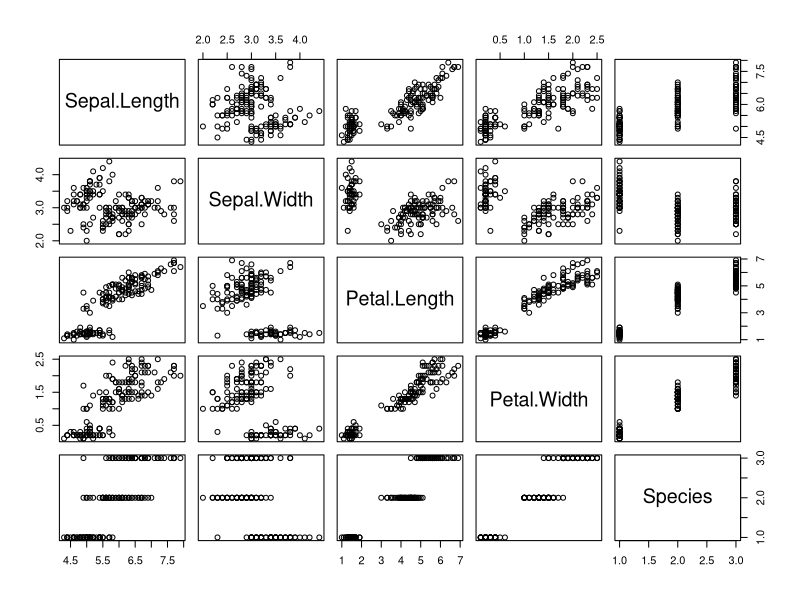
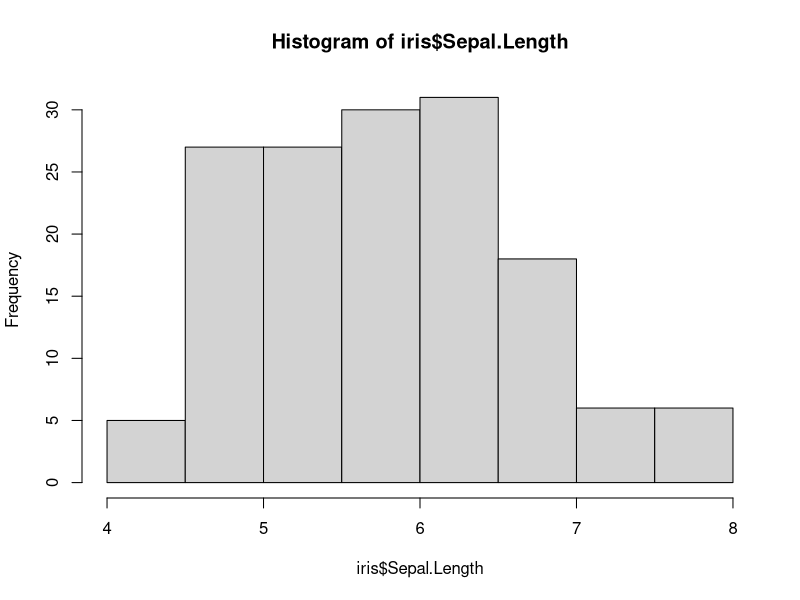
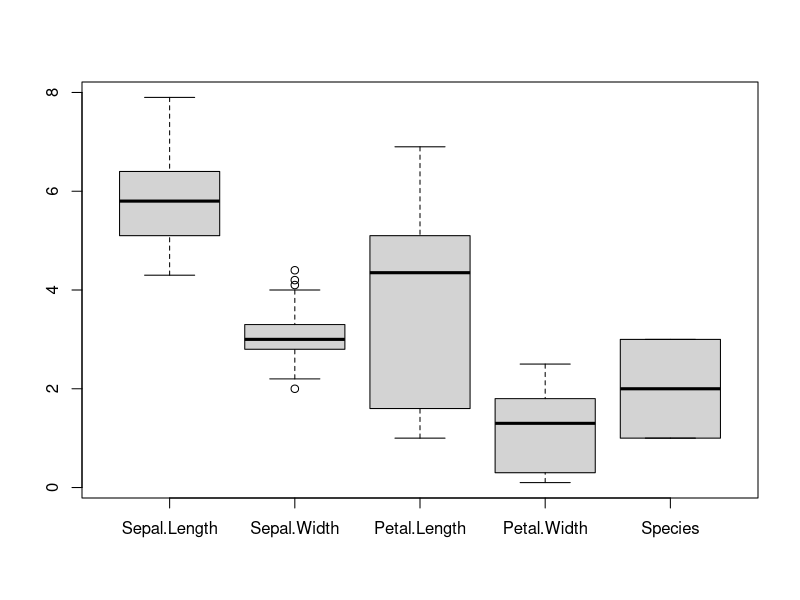
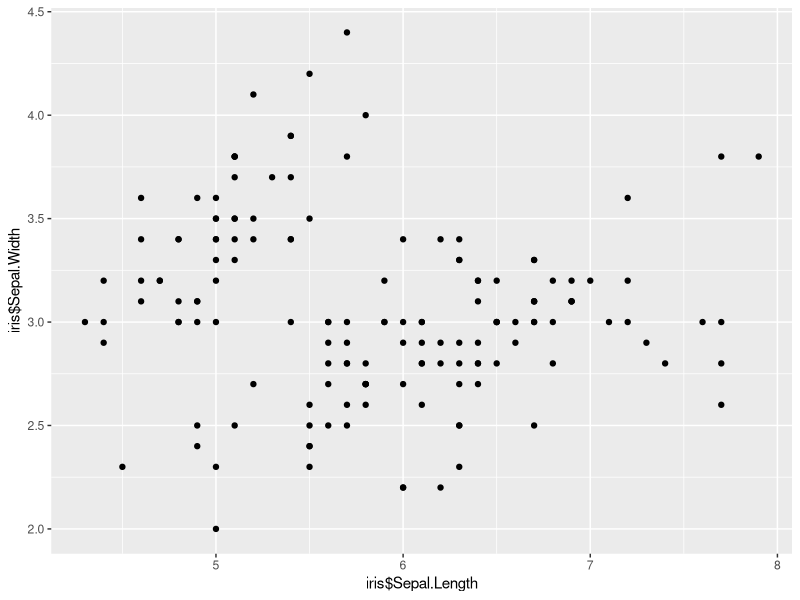
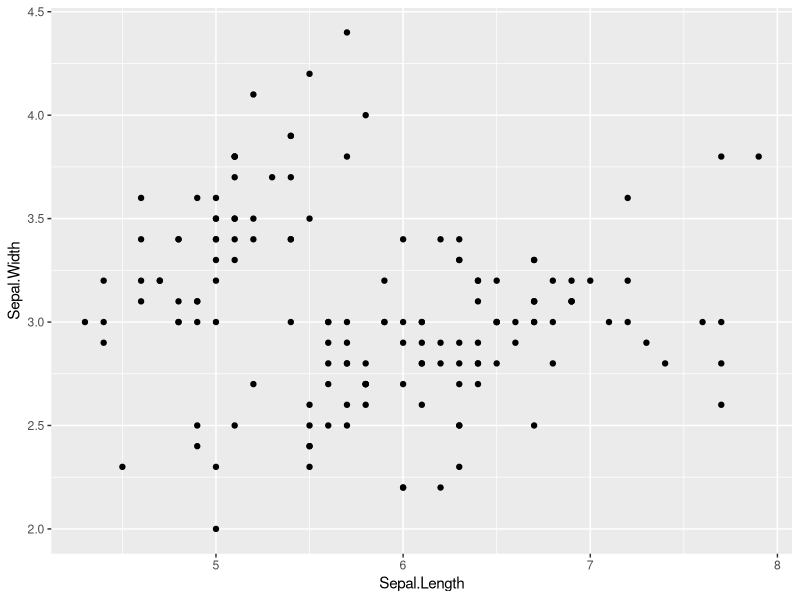
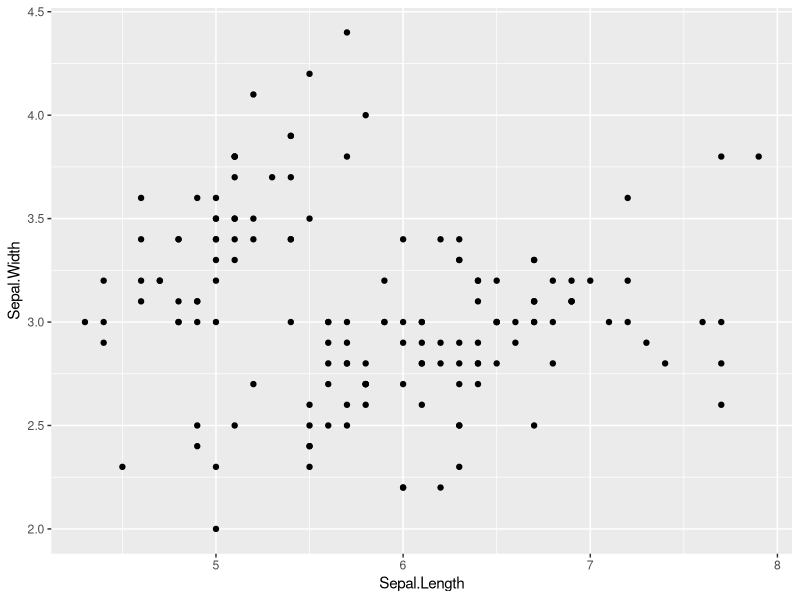
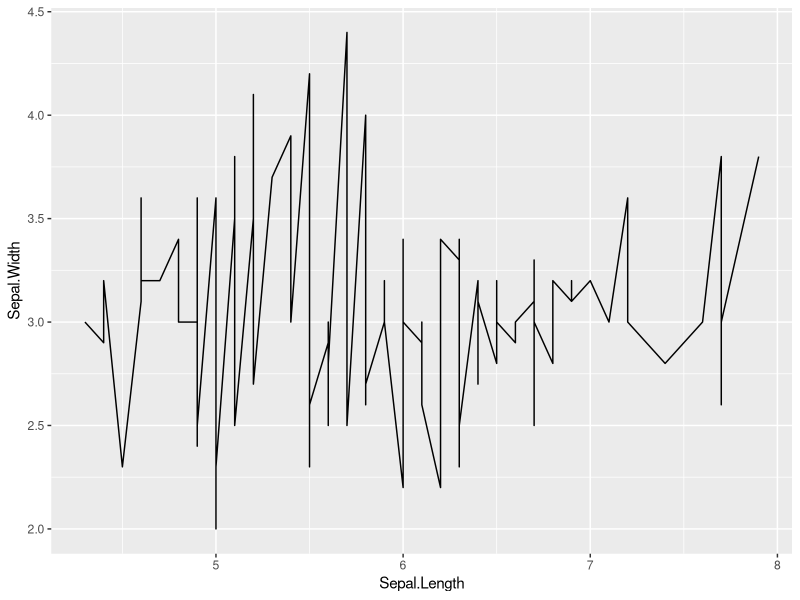
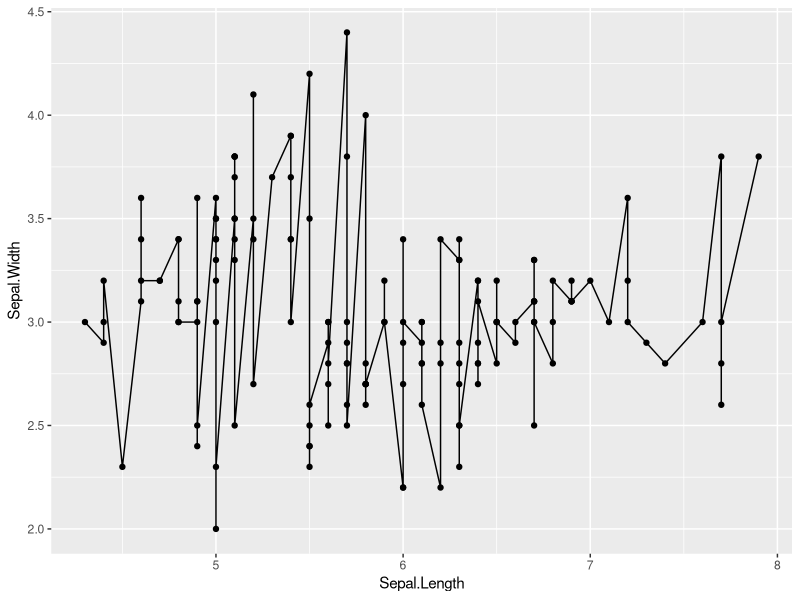

Write the R code that produced these figures, in order.
## ---- chunk 1
# Load the Iris data
data(iris)
plot(iris)
## ---- chunk 2
hist(iris$Sepal.Length)
## ---- chunk 3
boxplot(iris)
## ---- chunk 4
# Load library
library(ggplot2)
# Using the variables directly
qplot(iris$Sepal.Length,iris$Sepal.Width)
## ---- chunk 5
# Can also use a dataframe
qplot(Sepal.Length,Sepal.Width, data=iris)
## ---- chunk 6
# Points
qplot(Sepal.Length, Sepal.Width, data=iris, geom="point")
## ---- chunk 7
# line
qplot(Sepal.Length, Sepal.Width, data=iris, geom="line")
## ---- chunk 8
# Points and line
qplot(Sepal.Length, Sepal.Width, data=iris, geom=c("line","point"))
## ---- chunk 9
# Points and line
qplot(x=Species, y=Sepal.Length, data=iris, geom=c("boxplot","point"))
## ---- chunk 10
# Points and line
qplot(x=Species, y=Sepal.Length, data=iris, geom=c("boxplot","jitter"), color=Sepal.Width)
## ---- chunk 11
# Points and line
qplot(x=Sepal.Width, y=Sepal.Length, data=iris, geom=c("point","smooth"), color=Species, size=Petal.Width, method="lm")
## ---- chunk 12
# Points and line
qplot(x=Sepal.Width, y=Sepal.Length, data=iris, geom=c("point","smooth"), color=Species, size=Petal.Width, method="lm", facets=~Species)
## ---- chunk 13
# Points and line
qplot(x=Sepal.Width, y=Sepal.Length, data=iris, geom=c("point","smooth"), color=Species, size=Petal.Width, method="lm", facets= Species~.)
## ---- chunk 14
# We first load the library
library(reshape2)
# Only display the first few lines
head(iris)
## ---- chunk 15
# We first need to add a column to keep track of the flower
iris$flower_id <- rownames(iris)
# Default options
iris_melted <- melt(iris)
head(iris_melted)
# We first split that variable to get the columns we need
split_variable <- strsplit(as.character(iris_melted$variable),split="\\.")
# Create two new variables
iris_melted$flower_part <- sapply(split_variable, "[", 1)
iris_melted$measurement_type <- sapply(split_variable, "[", 2)
# Remove the one we don't need anymore
iris_melted$variable <- NULL
head(iris_melted)
## ---- chunk 16
iris_cast <- dcast(iris_melted, formula=flower_id+Species+flower_part~measurement_type)
head(iris_cast)
## ---- chunk 17
# We can now facet by Species and Petal/Sepal
qplot(x=Width, y=Length, data=iris_cast, geom=c("point","smooth"), color=Species, method="lm", facets= flower_part~Species)
## ---- chunk 18
ggplot(data=iris_cast, aes(x=Width, y=Length))+ # Add points and use free scales in the facet
  geom_point()+facet_grid(Species~flower_part, scale="free")+
  # Add a regression line
  geom_smooth(method="lm")+
  # Use the black/white theme and increase the font size
  theme_bw(base_size=24)
## ---- chunk 19
my_plot <- ggplot(data=iris_cast, aes(x=Width, y=Length, shape=flower_part, color=flower_part))+
  # Add points
  geom_point()+facet_grid(~Species)+ geom_smooth(method="lm")
my_plot
## ---- chunk 20
library(ggthemes)
my_plot+theme_excel(base_size=24)
## ---- chunk 21
my_plot+theme_wsj(base_size=18)
## ---- chunk 22
my_plot+
  # Polar coordinate!
  coord_polar()+
  theme(legend.background=element_rect(fill = "pink"), text=element_text(size=24))
